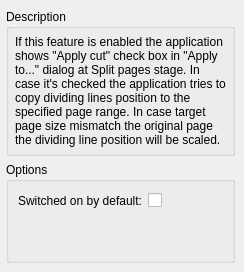
      <widget class="QWidget" name="pageApplyCut">
       <layout class="QVBoxLayout" name="verticalLayout_6">
        <property name="spacing">
         <number>6</number>
        </property>
        <property name="leftMargin">
         <number>6</number>
        </property>
        <property name="topMargin">
         <number>9</number>
        </property>
        <property name="rightMargin">
         <number>9</number>
        </property>
        <property name="bottomMargin">
         <number>9</number>
        </property>
        <item>
         <widget class="QGroupBox" name="groupBox_2">
          <property name="title">
           <string>Description</string>
          </property>
          <layout class="QVBoxLayout" name="verticalLayout_8">
           <property name="spacing">
            <number>6</number>
           </property>
           <property name="leftMargin">
            <number>6</number>
           </property>
           <property name="topMargin">
            <number>6</number>
           </property>
           <property name="rightMargin">
            <number>6</number>
           </property>
           <property name="bottomMargin">
            <number>6</number>
           </property>
           <item>
            <widget class="QLabel" name="lblApplyCutDescr">
             <property name="text">
              <string>If this feature is enabled the application shows &quot;Apply cut&quot; check box in &quot;Apply to...&quot; dialog at Split pages stage. In case it's checked the application tries to copy dividing lines position to the specified page range. In case target page size mismatch the original page the dividing line position will be scaled.</string>
             </property>
             <property name="alignment">
              <set>Qt::AlignLeading|Qt::AlignLeft|Qt::AlignTop</set>
             </property>
             <property name="wordWrap">
              <bool>true</bool>
             </property>
             <property name="textInteractionFlags">
              <set>Qt::LinksAccessibleByMouse|Qt::TextSelectableByKeyboard|Qt::TextSelectableByMouse</set>
             </property>
            </widget>
           </item>
          </layout>
         </widget>
        </item>
        <item>
         <widget class="QGroupBox" name="optApplyCut">
          <property name="title">
           <string>Options</string>
          </property>
          <layout class="QVBoxLayout" name="verticalLayout_7">
           <item>
            <layout class="QHBoxLayout" name="horizontalLayout">
             <item>
              <widget class="QLabel" name="label_3">
               <property name="sizePolicy">
                <sizepolicy hsizetype="Preferred" vsizetype="Preferred">
                 <horstretch>0</horstretch>
                 <verstretch>0</verstretch>
                </sizepolicy>
               </property>
               <property name="text">
                <string>Switched on by default:</string>
               </property>
              </widget>
             </item>
             <item>
              <widget class="QCheckBox" name="cbApplyCutDefault">
               <property name="sizePolicy">
                <sizepolicy hsizetype="Preferred" vsizetype="Fixed">
                 <horstretch>0</horstretch>
                 <verstretch>0</verstretch>
                </sizepolicy>
               </property>
               <property name="text">
                <string/>
               </property>
              </widget>
             </item>
             <item>
              <spacer name="horizontalSpacer">
               <property name="orientation">
                <enum>Qt::Horizontal</enum>
               </property>
               <property name="sizeHint" stdset="0">
                <size>
                 <width>40</width>
                 <height>20</height>
                </size>
               </property>
              </spacer>
             </item>
            </layout>
           </item>
           <item>
            <spacer name="verticalSpacer_2">
             <property name="orientation">
              <enum>Qt::Vertical</enum>
             </property>
             <property name="sizeHint" stdset="0">
              <size>
               <width>20</width>
               <height>40</height>
              </size>
             </property>
            </spacer>
           </item>
          </layout>
         </widget>
        </item>
       </layout>
      </widget>
